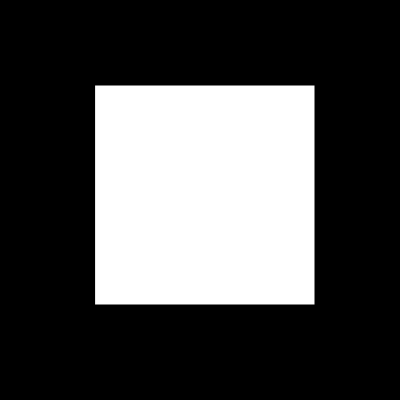
Frame 1 (no input)
Frame 60 (no input): identical to frame 1, image omitted
Frame 120 (the mouse pressed at the canvas centre since frame 60): identical to frame 1, image omitted

The p5.js sketch that drew this single still picture (run headless with seeded random() and noise() and a simulated clock; from frame 60 on, the mouse is pressed at the canvas centre):

// p5.js sketch
// ── sketch.js
function setup() {
  createCanvas(400, 400);
}

function draw() {
  background(0);
  square(95,85,220)
  blue
  
}
